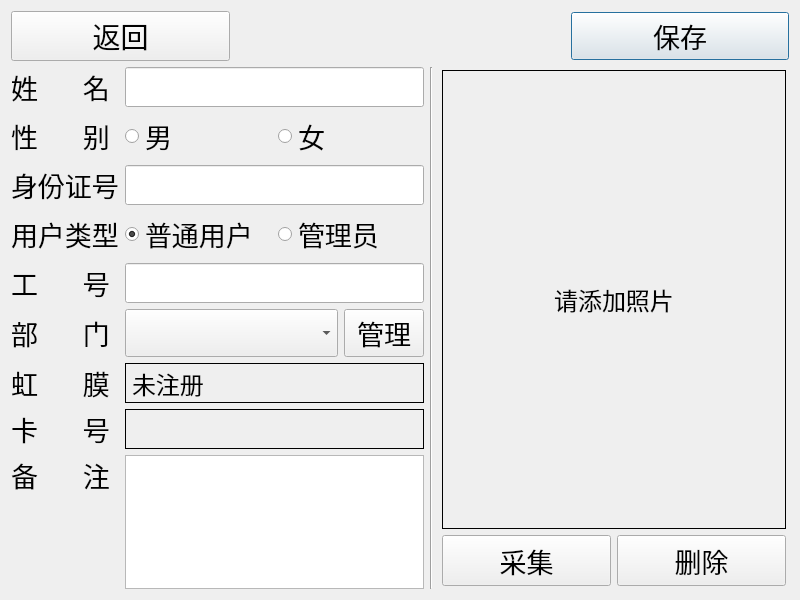
<?xml version="1.0" encoding="UTF-8"?>
<ui version="4.0">
 <class>DetailPersonInfo</class>
 <widget class="QDialog" name="DetailPersonInfo">
  <property name="geometry">
   <rect>
    <x>0</x>
    <y>0</y>
    <width>800</width>
    <height>600</height>
   </rect>
  </property>
  <property name="font">
   <font>
    <pointsize>11</pointsize>
   </font>
  </property>
  <property name="autoFillBackground">
   <bool>true</bool>
  </property>
  <property name="styleSheet">
   <string notr="true">color:rgb(0, 0, 0)</string>
  </property>
  <layout class="QGridLayout" name="gridLayout_3" rowstretch="0,0" columnstretch="13,0,11">
   <item row="0" column="0" colspan="3">
    <layout class="QHBoxLayout" name="horizontalLayout_10" stretch="200,0,200">
     <property name="spacing">
      <number>3</number>
     </property>
     <item>
      <widget class="QPushButton" name="btnBack">
       <property name="sizePolicy">
        <sizepolicy hsizetype="Expanding" vsizetype="Fixed">
         <horstretch>0</horstretch>
         <verstretch>0</verstretch>
        </sizepolicy>
       </property>
       <property name="font">
        <font>
         <pointsize>21</pointsize>
        </font>
       </property>
       <property name="text">
        <string>返回</string>
       </property>
       <property name="icon">
        <iconset resource="ikembx00.qrc">
         <normaloff>:/image/jtbq_022.ico</normaloff>:/image/jtbq_022.ico</iconset>
       </property>
       <property name="iconSize">
        <size>
         <width>40</width>
         <height>40</height>
        </size>
       </property>
      </widget>
     </item>
     <item>
      <spacer name="horizontalSpacer_9">
       <property name="orientation">
        <enum>Qt::Horizontal</enum>
       </property>
       <property name="sizeHint" stdset="0">
        <size>
         <width>338</width>
         <height>20</height>
        </size>
       </property>
      </spacer>
     </item>
     <item>
      <widget class="QPushButton" name="btnSave">
       <property name="sizePolicy">
        <sizepolicy hsizetype="Expanding" vsizetype="Fixed">
         <horstretch>0</horstretch>
         <verstretch>0</verstretch>
        </sizepolicy>
       </property>
       <property name="font">
        <font>
         <pointsize>20</pointsize>
        </font>
       </property>
       <property name="text">
        <string>保存</string>
       </property>
       <property name="icon">
        <iconset resource="ikembx00.qrc">
         <normaloff>:/image/ok.ico</normaloff>:/image/ok.ico</iconset>
       </property>
       <property name="iconSize">
        <size>
         <width>40</width>
         <height>40</height>
        </size>
       </property>
       <property name="default">
        <bool>true</bool>
       </property>
      </widget>
     </item>
    </layout>
   </item>
   <item row="1" column="0">
    <layout class="QGridLayout" name="gridLayout_2" columnstretch="0,1,0">
     <item row="0" column="0">
      <widget class="QLabel" name="labName">
       <property name="sizePolicy">
        <sizepolicy hsizetype="Preferred" vsizetype="Preferred">
         <horstretch>0</horstretch>
         <verstretch>0</verstretch>
        </sizepolicy>
       </property>
       <property name="font">
        <font>
         <pointsize>20</pointsize>
        </font>
       </property>
       <property name="text">
        <string>姓      名</string>
       </property>
      </widget>
     </item>
     <item row="0" column="1" colspan="2">
      <widget class="QLineEdit" name="txtName">
       <property name="sizePolicy">
        <sizepolicy hsizetype="Preferred" vsizetype="Preferred">
         <horstretch>0</horstretch>
         <verstretch>0</verstretch>
        </sizepolicy>
       </property>
       <property name="font">
        <font>
         <pointsize>18</pointsize>
        </font>
       </property>
       <property name="maxLength">
        <number>64</number>
       </property>
      </widget>
     </item>
     <item row="1" column="0">
      <widget class="QLabel" name="labGender">
       <property name="sizePolicy">
        <sizepolicy hsizetype="Preferred" vsizetype="Preferred">
         <horstretch>0</horstretch>
         <verstretch>0</verstretch>
        </sizepolicy>
       </property>
       <property name="font">
        <font>
         <pointsize>20</pointsize>
        </font>
       </property>
       <property name="text">
        <string>性      别</string>
       </property>
      </widget>
     </item>
     <item row="1" column="1" colspan="2">
      <layout class="QHBoxLayout" name="horizontalLayout_2">
       <item>
        <widget class="QRadioButton" name="rbtnMale">
         <property name="sizePolicy">
          <sizepolicy hsizetype="Preferred" vsizetype="Fixed">
           <horstretch>0</horstretch>
           <verstretch>0</verstretch>
          </sizepolicy>
         </property>
         <property name="font">
          <font>
           <pointsize>20</pointsize>
          </font>
         </property>
         <property name="text">
          <string>男</string>
         </property>
         <property name="checked">
          <bool>true</bool>
         </property>
         <property name="autoExclusive">
          <bool>true</bool>
         </property>
        </widget>
       </item>
       <item>
        <widget class="QRadioButton" name="rbtnFamale">
         <property name="sizePolicy">
          <sizepolicy hsizetype="Preferred" vsizetype="Fixed">
           <horstretch>0</horstretch>
           <verstretch>0</verstretch>
          </sizepolicy>
         </property>
         <property name="font">
          <font>
           <pointsize>20</pointsize>
          </font>
         </property>
         <property name="text">
          <string>女</string>
         </property>
        </widget>
       </item>
      </layout>
     </item>
     <item row="2" column="0">
      <widget class="QLabel" name="labIDNum">
       <property name="sizePolicy">
        <sizepolicy hsizetype="Preferred" vsizetype="Preferred">
         <horstretch>0</horstretch>
         <verstretch>0</verstretch>
        </sizepolicy>
       </property>
       <property name="font">
        <font>
         <pointsize>20</pointsize>
        </font>
       </property>
       <property name="text">
        <string>身份证号</string>
       </property>
      </widget>
     </item>
     <item row="2" column="1" colspan="2">
      <widget class="QLineEdit" name="txtIDNum">
       <property name="sizePolicy">
        <sizepolicy hsizetype="Preferred" vsizetype="Preferred">
         <horstretch>0</horstretch>
         <verstretch>0</verstretch>
        </sizepolicy>
       </property>
       <property name="font">
        <font>
         <pointsize>18</pointsize>
        </font>
       </property>
       <property name="maxLength">
        <number>20</number>
       </property>
      </widget>
     </item>
     <item row="3" column="0">
      <widget class="QLabel" name="labUserType">
       <property name="sizePolicy">
        <sizepolicy hsizetype="Preferred" vsizetype="Preferred">
         <horstretch>0</horstretch>
         <verstretch>0</verstretch>
        </sizepolicy>
       </property>
       <property name="font">
        <font>
         <pointsize>20</pointsize>
        </font>
       </property>
       <property name="text">
        <string>用户类型</string>
       </property>
      </widget>
     </item>
     <item row="3" column="1" colspan="2">
      <layout class="QHBoxLayout" name="horizontalLayout">
       <item>
        <widget class="QRadioButton" name="rbtnUser">
         <property name="sizePolicy">
          <sizepolicy hsizetype="Preferred" vsizetype="Fixed">
           <horstretch>0</horstretch>
           <verstretch>0</verstretch>
          </sizepolicy>
         </property>
         <property name="font">
          <font>
           <pointsize>20</pointsize>
          </font>
         </property>
         <property name="text">
          <string>普通用户</string>
         </property>
         <property name="checked">
          <bool>true</bool>
         </property>
        </widget>
       </item>
       <item>
        <widget class="QRadioButton" name="rbtnAdmin">
         <property name="font">
          <font>
           <pointsize>20</pointsize>
          </font>
         </property>
         <property name="text">
          <string>管理员</string>
         </property>
        </widget>
       </item>
      </layout>
     </item>
     <item row="4" column="0">
      <widget class="QLabel" name="labWorkID">
       <property name="sizePolicy">
        <sizepolicy hsizetype="Preferred" vsizetype="Preferred">
         <horstretch>0</horstretch>
         <verstretch>0</verstretch>
        </sizepolicy>
       </property>
       <property name="font">
        <font>
         <pointsize>20</pointsize>
        </font>
       </property>
       <property name="text">
        <string>工      号</string>
       </property>
      </widget>
     </item>
     <item row="4" column="1" colspan="2">
      <widget class="QLineEdit" name="txtWorkSN">
       <property name="sizePolicy">
        <sizepolicy hsizetype="Preferred" vsizetype="Preferred">
         <horstretch>0</horstretch>
         <verstretch>0</verstretch>
        </sizepolicy>
       </property>
       <property name="font">
        <font>
         <pointsize>18</pointsize>
        </font>
       </property>
       <property name="maxLength">
        <number>64</number>
       </property>
      </widget>
     </item>
     <item row="5" column="0">
      <widget class="QLabel" name="labDepart">
       <property name="sizePolicy">
        <sizepolicy hsizetype="Preferred" vsizetype="Preferred">
         <horstretch>0</horstretch>
         <verstretch>0</verstretch>
        </sizepolicy>
       </property>
       <property name="font">
        <font>
         <pointsize>20</pointsize>
        </font>
       </property>
       <property name="text">
        <string>部      门</string>
       </property>
      </widget>
     </item>
     <item row="5" column="1">
      <widget class="QComboBox" name="cmbDepart">
       <property name="sizePolicy">
        <sizepolicy hsizetype="Preferred" vsizetype="Preferred">
         <horstretch>0</horstretch>
         <verstretch>0</verstretch>
        </sizepolicy>
       </property>
       <property name="font">
        <font>
         <pointsize>18</pointsize>
        </font>
       </property>
       <property name="styleSheet">
        <string notr="true">color:rgb(0, 0, 0)</string>
       </property>
      </widget>
     </item>
     <item row="5" column="2">
      <widget class="QPushButton" name="btnManageDepart">
       <property name="sizePolicy">
        <sizepolicy hsizetype="Preferred" vsizetype="Preferred">
         <horstretch>0</horstretch>
         <verstretch>0</verstretch>
        </sizepolicy>
       </property>
       <property name="font">
        <font>
         <pointsize>20</pointsize>
        </font>
       </property>
       <property name="text">
        <string>管理</string>
       </property>
      </widget>
     </item>
     <item row="6" column="0">
      <widget class="QLabel" name="labIrisStatus">
       <property name="sizePolicy">
        <sizepolicy hsizetype="Preferred" vsizetype="Preferred">
         <horstretch>0</horstretch>
         <verstretch>0</verstretch>
        </sizepolicy>
       </property>
       <property name="font">
        <font>
         <pointsize>20</pointsize>
        </font>
       </property>
       <property name="text">
        <string>虹      膜</string>
       </property>
      </widget>
     </item>
     <item row="6" column="1" colspan="2">
      <widget class="QLabel" name="labIrisStatusValue">
       <property name="font">
        <font>
         <pointsize>18</pointsize>
         <stylestrategy>PreferDefault</stylestrategy>
        </font>
       </property>
       <property name="cursor">
        <cursorShape>ArrowCursor</cursorShape>
       </property>
       <property name="frameShape">
        <enum>QFrame::Panel</enum>
       </property>
       <property name="text">
        <string>未注册</string>
       </property>
      </widget>
     </item>
     <item row="7" column="0">
      <widget class="QLabel" name="labICCard">
       <property name="sizePolicy">
        <sizepolicy hsizetype="Preferred" vsizetype="Preferred">
         <horstretch>0</horstretch>
         <verstretch>0</verstretch>
        </sizepolicy>
       </property>
       <property name="font">
        <font>
         <pointsize>20</pointsize>
        </font>
       </property>
       <property name="text">
        <string>卡      号</string>
       </property>
      </widget>
     </item>
     <item row="7" column="1" colspan="2">
      <widget class="QLabel" name="labICCardNum">
       <property name="font">
        <font>
         <pointsize>18</pointsize>
         <stylestrategy>PreferDefault</stylestrategy>
        </font>
       </property>
       <property name="cursor">
        <cursorShape>ArrowCursor</cursorShape>
       </property>
       <property name="frameShape">
        <enum>QFrame::Panel</enum>
       </property>
       <property name="text">
        <string/>
       </property>
      </widget>
     </item>
     <item row="8" column="0">
      <widget class="QLabel" name="labNote">
       <property name="sizePolicy">
        <sizepolicy hsizetype="Preferred" vsizetype="Preferred">
         <horstretch>0</horstretch>
         <verstretch>0</verstretch>
        </sizepolicy>
       </property>
       <property name="font">
        <font>
         <pointsize>20</pointsize>
        </font>
       </property>
       <property name="text">
        <string>备      注</string>
       </property>
       <property name="alignment">
        <set>Qt::AlignLeading|Qt::AlignLeft|Qt::AlignTop</set>
       </property>
      </widget>
     </item>
     <item row="8" column="1" colspan="2">
      <widget class="QTextEdit" name="txtNote">
       <property name="sizePolicy">
        <sizepolicy hsizetype="Preferred" vsizetype="Preferred">
         <horstretch>0</horstretch>
         <verstretch>0</verstretch>
        </sizepolicy>
       </property>
       <property name="font">
        <font>
         <pointsize>18</pointsize>
        </font>
       </property>
       <property name="acceptRichText">
        <bool>false</bool>
       </property>
      </widget>
     </item>
    </layout>
   </item>
   <item row="1" column="1">
    <widget class="Line" name="line">
     <property name="orientation">
      <enum>Qt::Vertical</enum>
     </property>
    </widget>
   </item>
   <item row="1" column="2">
    <layout class="QGridLayout" name="gridLayout" rowstretch="9,1" columnstretch="0,0" rowminimumheight="0,0">
     <property name="margin">
      <number>3</number>
     </property>
     <property name="spacing">
      <number>6</number>
     </property>
     <item row="1" column="1">
      <widget class="QPushButton" name="btnDeletePhoto">
       <property name="sizePolicy">
        <sizepolicy hsizetype="Preferred" vsizetype="Preferred">
         <horstretch>0</horstretch>
         <verstretch>0</verstretch>
        </sizepolicy>
       </property>
       <property name="font">
        <font>
         <pointsize>20</pointsize>
        </font>
       </property>
       <property name="autoFillBackground">
        <bool>true</bool>
       </property>
       <property name="text">
        <string>删除</string>
       </property>
       <property name="icon">
        <iconset resource="ikembx00.qrc">
         <normaloff>:/image/XP系统~24.ICO</normaloff>:/image/XP系统~24.ICO</iconset>
       </property>
       <property name="iconSize">
        <size>
         <width>35</width>
         <height>35</height>
        </size>
       </property>
      </widget>
     </item>
     <item row="1" column="0">
      <widget class="QPushButton" name="btnCapturePhoto">
       <property name="sizePolicy">
        <sizepolicy hsizetype="Preferred" vsizetype="Preferred">
         <horstretch>0</horstretch>
         <verstretch>0</verstretch>
        </sizepolicy>
       </property>
       <property name="font">
        <font>
         <pointsize>20</pointsize>
        </font>
       </property>
       <property name="text">
        <string>采集</string>
       </property>
       <property name="icon">
        <iconset resource="ikembx00.qrc">
         <normaloff>:/image/camera.ico</normaloff>:/image/camera.ico</iconset>
       </property>
       <property name="iconSize">
        <size>
         <width>35</width>
         <height>35</height>
        </size>
       </property>
      </widget>
     </item>
     <item row="0" column="0" colspan="2">
      <widget class="QLabel" name="labDispPhoto">
       <property name="sizePolicy">
        <sizepolicy hsizetype="Preferred" vsizetype="Preferred">
         <horstretch>0</horstretch>
         <verstretch>0</verstretch>
        </sizepolicy>
       </property>
       <property name="minimumSize">
        <size>
         <width>0</width>
         <height>0</height>
        </size>
       </property>
       <property name="font">
        <font>
         <pointsize>18</pointsize>
        </font>
       </property>
       <property name="frameShape">
        <enum>QFrame::Panel</enum>
       </property>
       <property name="text">
        <string>请添加照片</string>
       </property>
       <property name="alignment">
        <set>Qt::AlignCenter</set>
       </property>
       <property name="margin">
        <number>0</number>
       </property>
      </widget>
     </item>
    </layout>
   </item>
  </layout>
 </widget>
 <tabstops>
  <tabstop>txtName</tabstop>
  <tabstop>rbtnMale</tabstop>
  <tabstop>rbtnFamale</tabstop>
  <tabstop>txtIDNum</tabstop>
  <tabstop>rbtnUser</tabstop>
  <tabstop>rbtnAdmin</tabstop>
  <tabstop>txtWorkSN</tabstop>
  <tabstop>cmbDepart</tabstop>
  <tabstop>btnManageDepart</tabstop>
  <tabstop>btnCapturePhoto</tabstop>
  <tabstop>btnDeletePhoto</tabstop>
  <tabstop>btnSave</tabstop>
  <tabstop>btnBack</tabstop>
 </tabstops>
 <resources>
  <include location="ikembx00.qrc"/>
 </resources>
 <connections/>
</ui>
